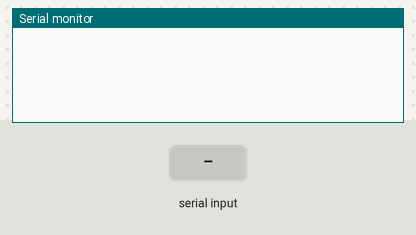
Bench run of a sketch on a simulated Arduino Uno, built with avr-gcc and run on an emulated ATmega328P. Parts: the last lines printed to the serial monitor. The test bench sets the inputs (shaded band).

Above: at 1.1 s.
1.2 s: "1" received over Serial
At 1.7 s:
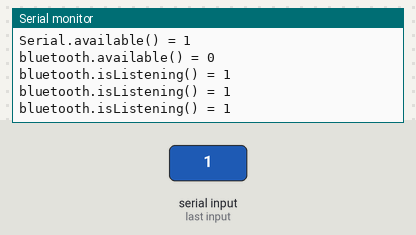
2.7 s: "1" received over the second serial link
At 3.2 s:
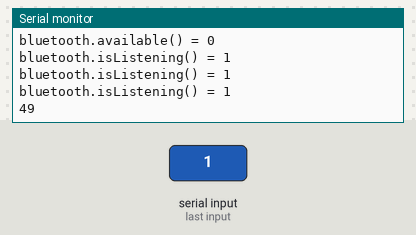
4.2 s: "0" received over the second serial link
At 5.6 s:
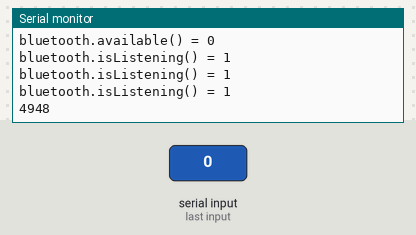

Measured:
- after the input at 1.2 s, the serial monitor: prints a new line at once (image 1)
- after the input at 2.7 s, the serial monitor: prints a new line at once (image 2)
- after the input at 4.2 s, the serial monitor: prints a new line at once (image 3)

The sketch:

test_bluetooth_sparkfun.ino
```cpp
// (licence header left out)
#include <SoftwareSerial.h>

int bluetoothTx = 4;  // TX-O pin of bluetooth mate, Arduino D4
int bluetoothRx = 5;  // RX-I pin of bluetooth mate, Arduino D5

SoftwareSerial bluetooth(bluetoothTx, bluetoothRx);

void setup()
{
  Serial.begin(9600);  // Begin the serial monitor at 9600bps

  bluetooth.begin(115200);  // The Bluetooth Mate defaults to 115200bps
  bluetooth.print("$");  // Print three times individually
  bluetooth.print("$");
  bluetooth.print("$");  // Enter command mode
  delay(100);  // Short delay, wait for the Mate to send back CMD
  bluetooth.println("U,9600,N");  // Temporarily Change the baudrate to 9600, no parity
  // 115200 can be too fast at times for NewSoftSerial to relay the data reliably
  bluetooth.begin(9600);  // Start bluetooth serial at 9600

  delay(200);
  bluetooth.print("\nbluetooth.available() = ");
  bluetooth.println(bluetooth.available());
  /*
  while (!bluetooth.available()) {
    bluetooth.print(".");
  }*/


  bluetooth.print("\nSerial.available() = ");
  bluetooth.println(Serial.available());

  while (!Serial.available()) {
    bluetooth.print(".");
  }
  Serial.print("\nSerial.available() = ");
  Serial.println(Serial.available());
  Serial.print("\nbluetooth.available() = ");
  Serial.println(bluetooth.available());

  Serial.print("\nbluetooth.isListening() = ");
  Serial.println(bluetooth.isListening());
  Serial.print("\nbluetooth.isListening() = ");
  Serial.println(bluetooth.isListening());
  bluetooth.listen();
  Serial.print("\nbluetooth.isListening() = ");
  Serial.println(bluetooth.isListening());

}

/*
 * A día Lunes 10 agosto de madrugada funciona solo la comunicacion
 * desde el puerto serie a que se imprima por puerto bluetooth.
 * La comunicacion desde lectura por bluetooth a salida en Serial no funciona
 * Me da siempre que bluetooth.available() = 0  y que bluetooth.isListening() = 0
 */


void loop()
{

  if(bluetooth.available()>0)  // If the bluetooth sent any characters
  {
    // Send any characters the bluetooth prints to the serial monitor
    Serial.print(bluetooth.read());
  }
  if(Serial.available())  // If stuff was typed in the serial monitor
  {
    // Send any characters the Serial monitor prints to the bluetooth
    bluetooth.print((char)Serial.read());
  }
  // and loop forever and ever!
}
```
